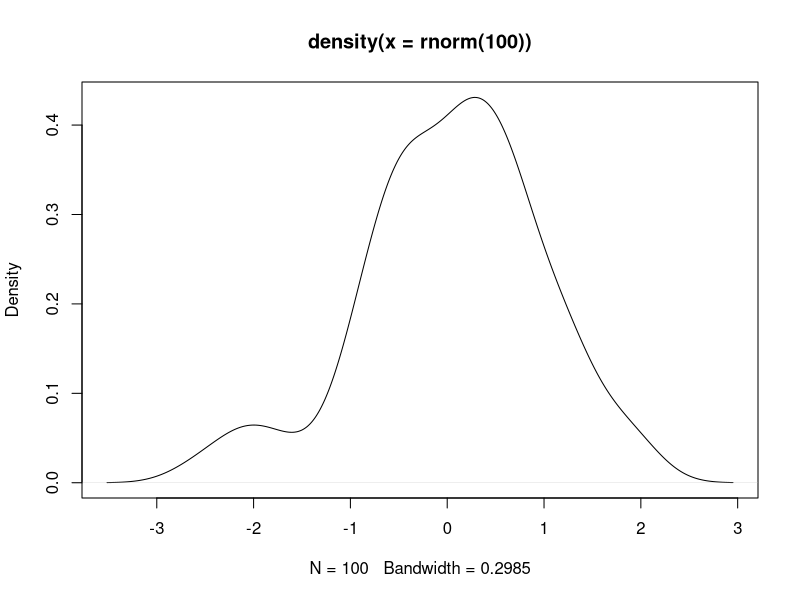
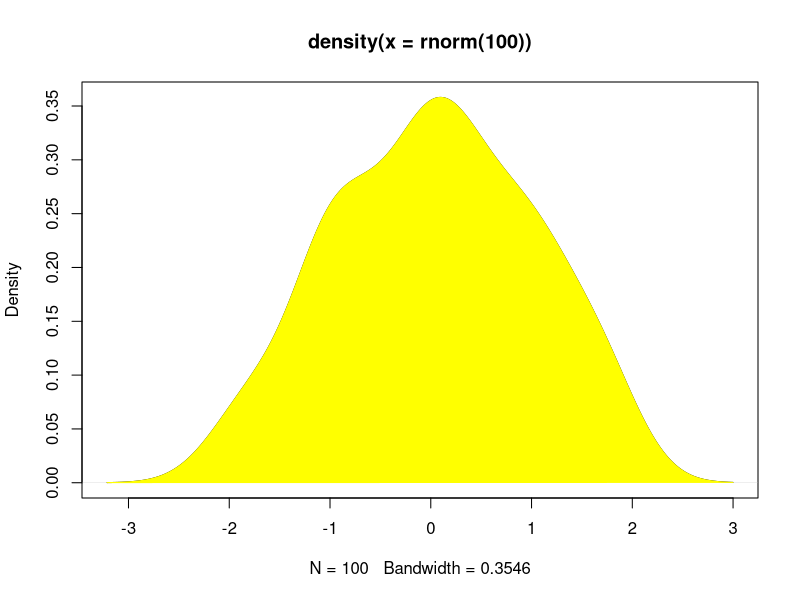
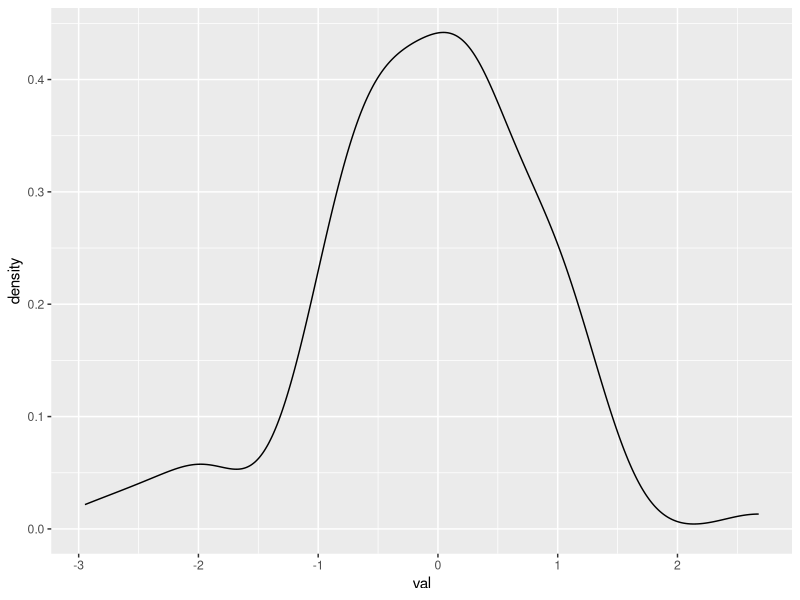
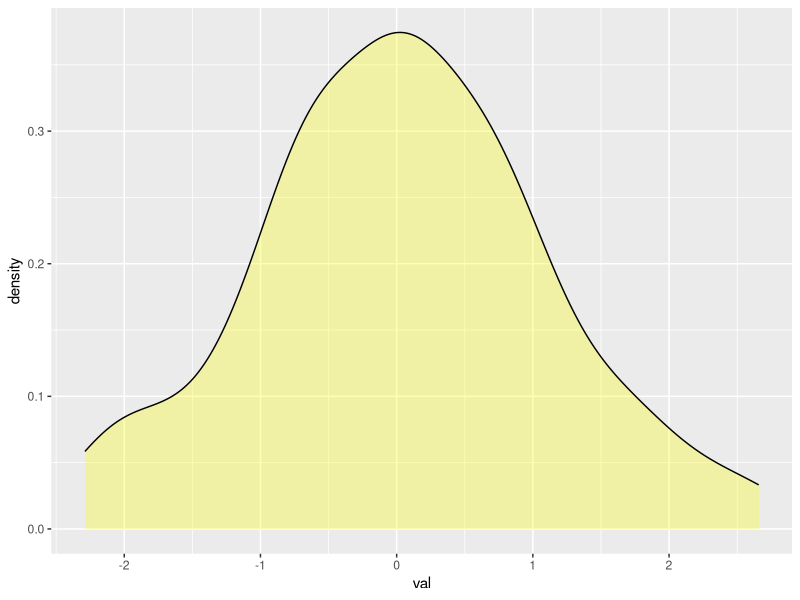

Write the R code that produced these figures, in order.
## ---- chunk 1
plot(density(rnorm(100)))
## ---- chunk 2
dens <- density(rnorm(100))
plot(dens)
polygon(dens, col = "Yellow", border = "Yellow")
## ---- chunk 3
library(ggplot2)
ggplot(data.frame(val = rnorm(100)), aes(x = val)) +
    geom_density()
## ---- chunk 4
library(ggplot2)
ggplot(data.frame(val = rnorm(100)), aes(x = val)) +
    geom_density(fill = "Yellow", alpha = 0.3)
